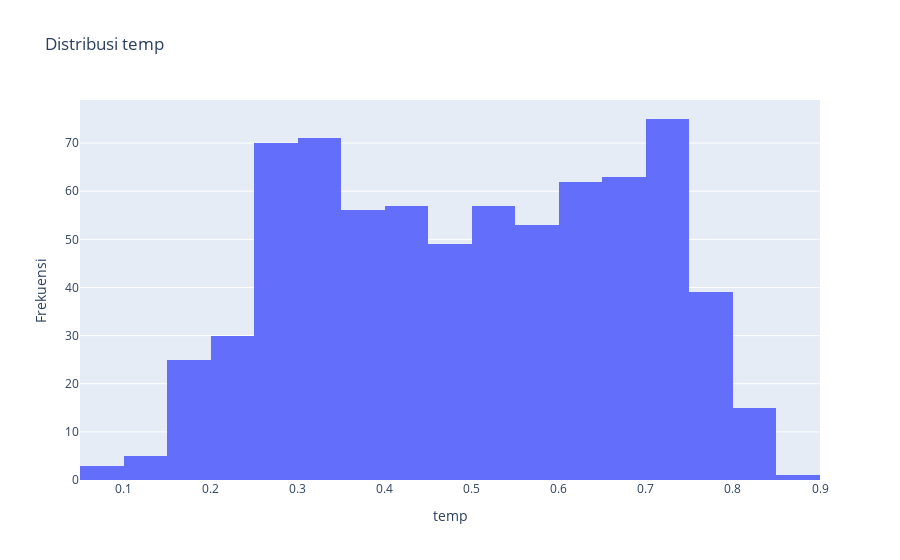
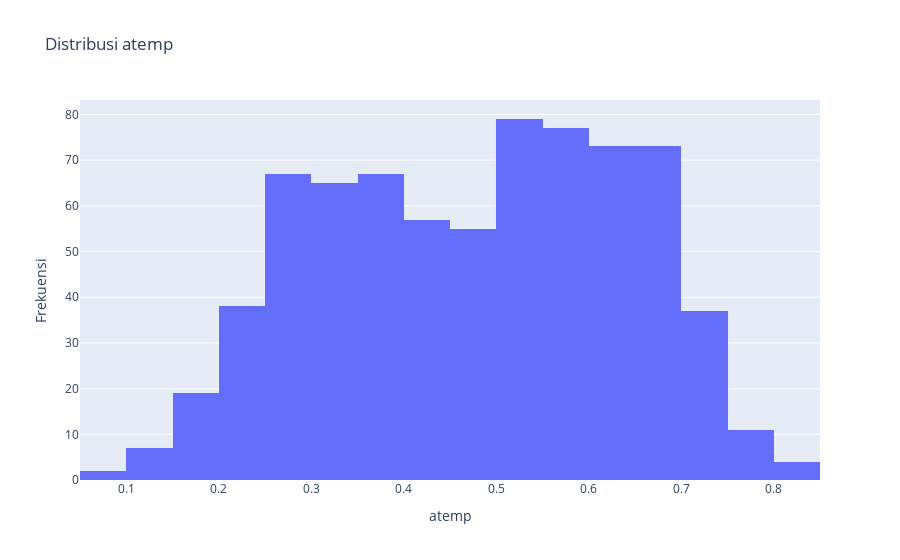
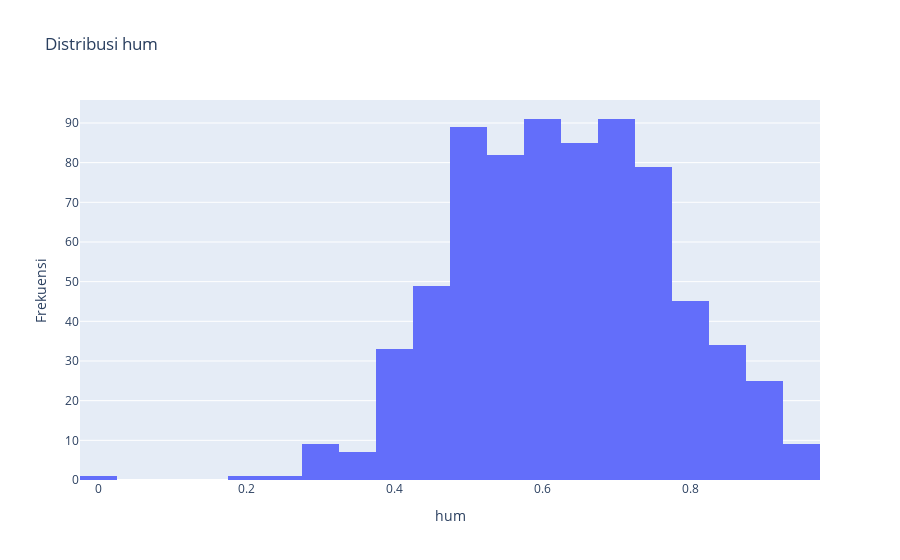
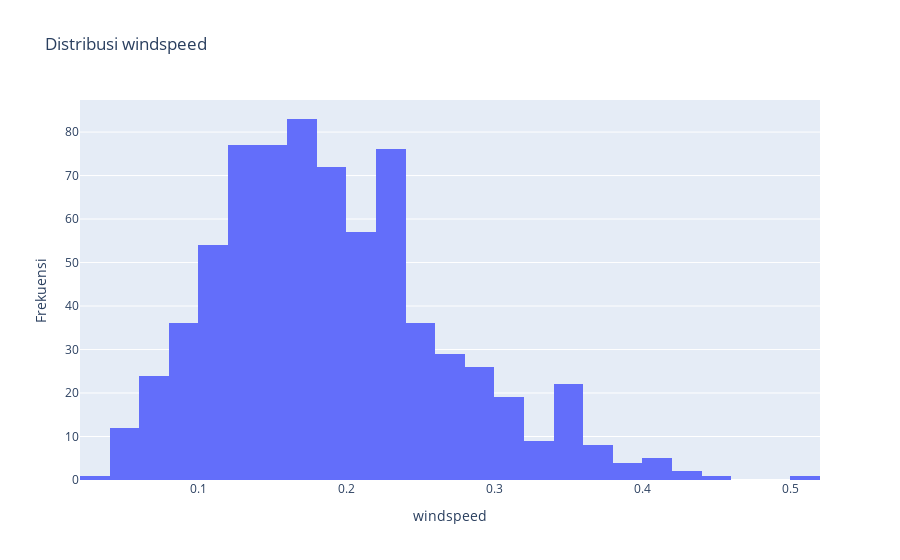

The code cell stored with these charts, in order, in its notebook:
### Markdown cell above
Distribusi variabel kategorikal

### Code cell
import plotly.graph_objects as go

numeric_cols = ['temp', 'atemp', 'hum', 'windspeed', 'casual', 'registered', 'cnt']

for col in numeric_cols:
    fig = go.Figure(data=[go.Histogram(x=df_day[col])])
    fig.update_layout(title=f'Distribusi {col}',
                      xaxis_title=col,
                      yaxis_title='Frekuensi')
    fig.show()

### Figure 1 — Plotly figure (JSON) as saved in the notebook; plotly's stock layout.template omitted (floating-point values rounded to 4 significant figures; data arrays with more than 128 entries replaced by an {"elided": "..."} marker saying what was removed)
{"data": [{"type": "histogram", "x": {"elided": "731 float values"}}], "layout": {"title": {"text": "Distribusi temp"}, "xaxis": {"title": {"text": "temp"}}, "yaxis": {"title": {"text": "Frekuensi"}}}}

### Figure 2 — Plotly figure (JSON) as saved in the notebook; plotly's stock layout.template omitted (floating-point values rounded to 4 significant figures; data arrays with more than 128 entries replaced by an {"elided": "..."} marker saying what was removed)
{"data": [{"type": "histogram", "x": {"elided": "731 float values"}}], "layout": {"title": {"text": "Distribusi atemp"}, "xaxis": {"title": {"text": "atemp"}}, "yaxis": {"title": {"text": "Frekuensi"}}}}

### Figure 3 — Plotly figure (JSON) as saved in the notebook; plotly's stock layout.template omitted (floating-point values rounded to 4 significant figures; data arrays with more than 128 entries replaced by an {"elided": "..."} marker saying what was removed)
{"data": [{"type": "histogram", "x": {"elided": "731 float values"}}], "layout": {"title": {"text": "Distribusi hum"}, "xaxis": {"title": {"text": "hum"}}, "yaxis": {"title": {"text": "Frekuensi"}}}}

### Figure 4 — Plotly figure (JSON) as saved in the notebook; plotly's stock layout.template omitted (floating-point values rounded to 4 significant figures; data arrays with more than 128 entries replaced by an {"elided": "..."} marker saying what was removed)
{"data": [{"type": "histogram", "x": {"elided": "731 float values"}}], "layout": {"title": {"text": "Distribusi windspeed"}, "xaxis": {"title": {"text": "windspeed"}}, "yaxis": {"title": {"text": "Frekuensi"}}}}
